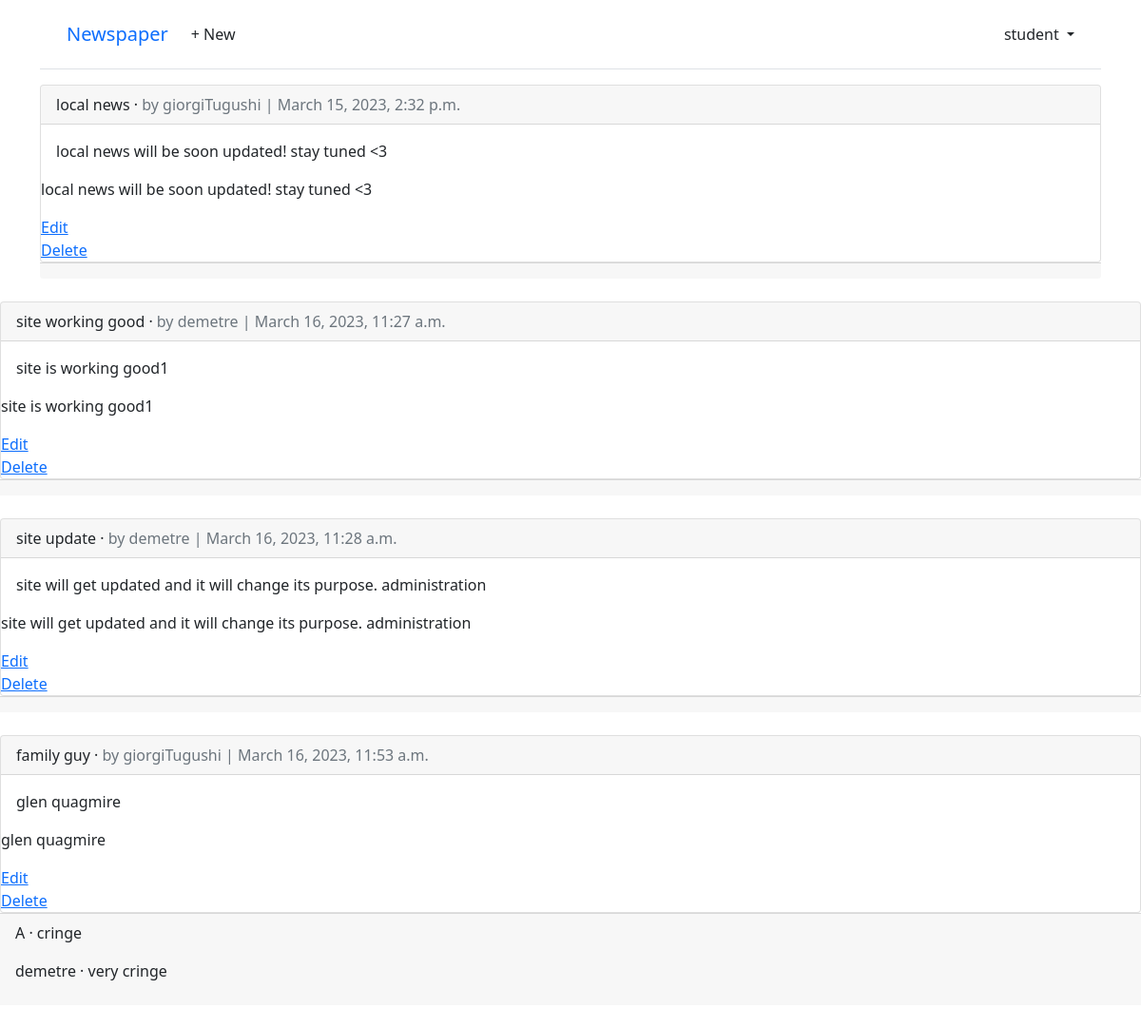
The page /articles/ (signed in) on the database its author committed.
### accounts/models.py (models this page shows)
class CustomUser(AbstractUser):
    age = models.PositiveIntegerField(null=True, blank=True)

### articles/models.py (models this page shows, shortened)
class Article(models.Model):
    title = models.CharField(max_length=255)
    body = models.TextField()
    date = models.DateTimeField(auto_now_add=True)
    author = models.ForeignKey(
    settings.AUTH_USER_MODEL,
    on_delete=models.CASCADE,
        )

class Comment(models.Model):
    article = models.ForeignKey(Article, on_delete=models.CASCADE)
    comment = models.CharField(max_length=140)
    author = models.ForeignKey(
    settings.AUTH_USER_MODEL, on_delete=models.CASCADE
        )
    def __str__(self):
        return self.comment

### articles/views.py (the view)
# urls.py: path('', ArticleListView.as_view(), name='article_list'),
class ArticleListView(LoginRequiredMixin,ListView):
    model = Article
    template_name = 'article_list.html'

### templates/article_list.html (shortened to what this page needs)
{% extends "base.html" %}
{% block content %}
 {% for article in article_list %}
<div class="card">
  <div class="card-header">
    <span class="font-weight-bold">{{ article.title }}</span> &middot;
    <span class="text-muted">by {{ article.author }} | {{ article.date }}</span>
  </div>
  <div class="card-body">{{ article.body }}</div>
  <p> {{ article.body }}</p>
  <a href="{% url 'article_edit' article.pk %}">Edit</a>
  <a href="{% url 'article_delete' article.pk %}">Delete</a>
  </div>
  <div class='card-footer'>
    {% for comment in article.comment_set.all %}
    <p>
      <span class="font-weight-bold">
          {{comment.author}} &middot;
      </span>
      {{ comment }}
    </p>
    {% endfor %}
  </div>
</div>
<br />
{% endfor %}
{% endblock content %}

### templates/base.html (shortened to what this page needs)
<html lang="en">
<head>
    <link href="https://cdn.jsdelivr.net/npm/bootstrap@5.1.3/dist/css/bootstrap.min.css" rel="stylesheet">
</head>
<body>
    <div class="container">
        <header class="p-3 mb-3 border-bottom">
        <div class="container">
        <div class="d-flex flex-wrap align-items-center justify-content-center
        justify-content-lg-start">
        <a class="navbar-brand" href="{% url 'home' %}">Newspaper</a>
        <ul class="nav col-12 col-lg-auto me-lg-auto mb-2 justify-content-center
        mb-md-0">
        {% if user.is_authenticated %}
        <li><a href="{% url 'article_new' %}" class="nav-link px-2 link-dark">
            + New</a></li>
        </ul>
        <div class="dropdown text-end">
        <a href="#" class="d-block link-dark text-decoration-none dropdown-toggle"
        id="dropdownUser1" data-bs-toggle="dropdown" aria-expanded="false">
        {{ user.username }}
        </a>
        </div>
        {% endif %}
        </div>
        </div>
        </header>
        <main>
        {% block content %}
        {% endblock content %}
</body>
</html>

### rows shown on the page
CustomUser: username "student"
Article: title "local news", author "giorgiTugushi", date "March 15, 2023, 2:32 p.m.", body "local news will be soon updated! stay tuned <3"
Article: title "site working good", author "demetre", date "March 16, 2023, 11:27 a.m.", body "site is working good1"
Article: title "site update", author "demetre", date "March 16, 2023, 11:28 a.m.", body "site will get updated and it will change its purpose. administration"
Article: title "family guy", author "giorgiTugushi", date "March 16, 2023, 11:53 a.m.", body "glen quagmire"
Comment: author "A", comment "cringe"
Comment: author "demetre", comment "very cringe"
